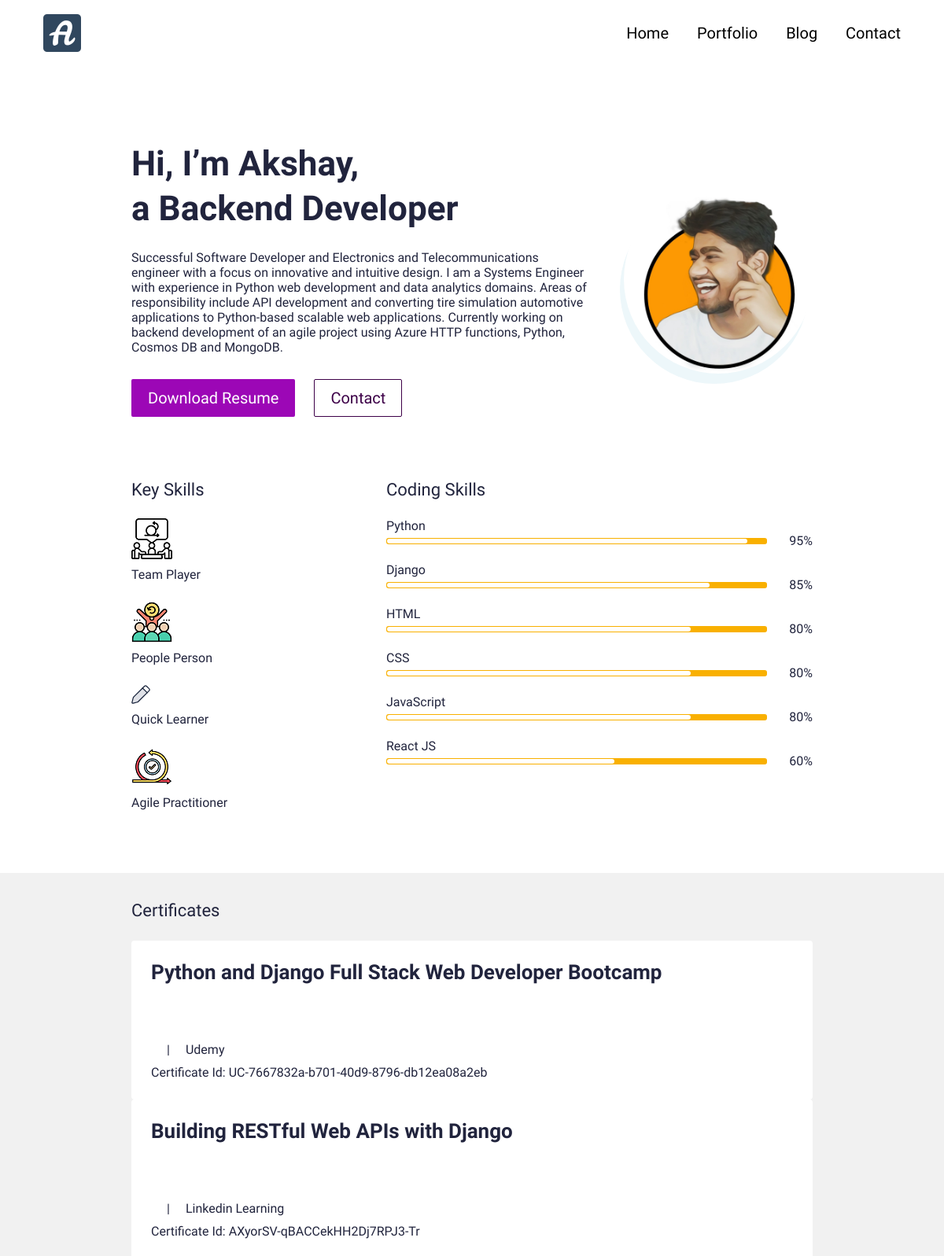
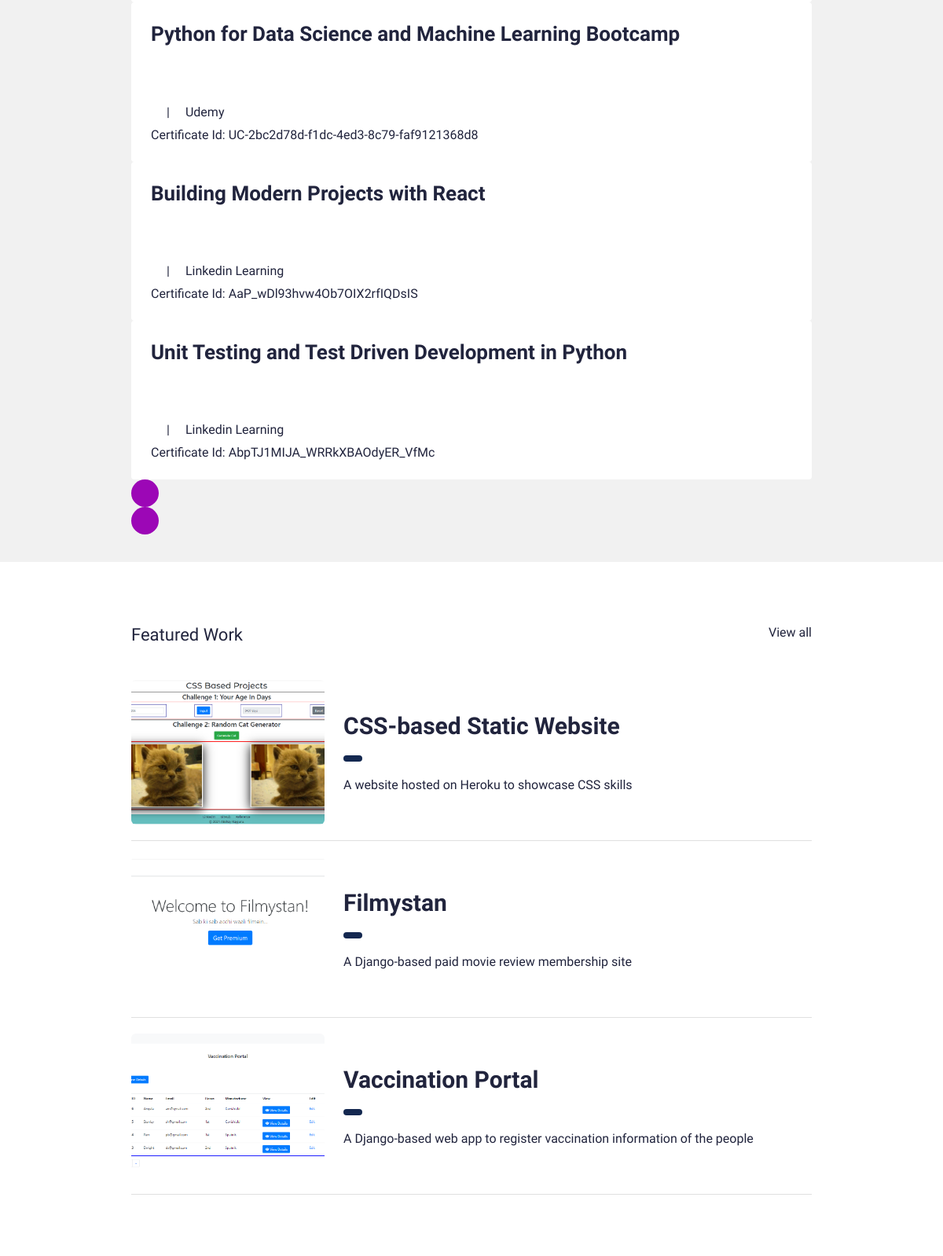
The page / (upper part) on the database its author committed (2 pictures, top to bottom).
### resumeapp/models.py (models this page shows, shortened)
class UserProfile(models.Model):
    class Meta:
        verbose_name_plural = 'User Profiles'
        verbose_name = 'User Profile'
    user = models.OneToOneField(User, on_delete=models.CASCADE)
    avatar = models.ImageField(blank=True, null=True, upload_to="avatar")
    title = models.CharField(max_length=200, blank=True, null=True)
    bio = models.TextField(blank=True, null=True)
    skills = models.ManyToManyField(Skill, blank=True)
    cv = models.FileField(blank=True, null=True, upload_to="cv")

class Skill(models.Model):
    class Meta:
        verbose_name_plural = 'Skills'
        verbose_name = 'Skill'
    name = models.CharField(max_length=20, blank=True, null=True)
    score = models.IntegerField(default=80, blank=True, null=True)
    image = models.FileField(blank=True, null=True, upload_to="skills")
    is_key_skill = models.BooleanField(default=False)

class Certificate(models.Model):
    class Meta:
        verbose_name_plural = 'Certificates'
        verbose_name = 'Certificate'
    date = models.DateTimeField(blank=True, null=True)
    name = models.CharField(max_length=50, blank=True, null=True)
    title = models.CharField(max_length=200, blank=True, null=True)
    description = models.CharField(max_length=500, blank=True, null=True)
    is_active = models.BooleanField(default=True)

class Portfolio(models.Model):
    class Meta:
        verbose_name_plural = 'Portfolio Profiles'
        verbose_name = 'Portfolio'
        ordering = ["name"]
    date = models.DateTimeField(blank=True, null=True)
    name = models.CharField(max_length=200, blank=True, null=True)
    description = models.CharField(max_length=500, blank=True, null=True)
    body = RichTextField(blank=True, null=True)
    image = models.ImageField(blank=True, null=True, upload_to="portfolio")
    slug = models.SlugField(null=True, blank=True)
    is_active = models.BooleanField(default=True)

### resumeapp/views.py (the view)
# urls.py: path('', views.IndexView.as_view(), name="home"),
class IndexView(generic.TemplateView):
	template_name = "main/index.html"
	def get_context_data(self, **kwargs):
		context = super().get_context_data(**kwargs)
		testimonials = Testimonial.objects.filter(is_active=True)
		certificates = Certificate.objects.filter(is_active=True)
		blogs = Blog.objects.filter(is_active=True)
		portfolio = Portfolio.objects.filter(is_active=True)
		context["testimonials"] = testimonials
		context["certificates"] = certificates
		context["blogs"] = blogs
		context["portfolio"] = portfolio
		return context

### resumeproj/context_processors.py (called while the page is built)
def project_context(request):
	context = {
		'me': User.objects.first(),
	}
	return context

### resumeapp/templates/main/index.html (shortened to what this page needs)
{% extends 'main/base.html' %}
{% load static %}
{% block content %}
<section>
  <div class="bannerSection">
    <div class="container">
      <div class="row g-4 g-md-3  align-items-center">
        <div class="col-md-auto order-md-last">
          <div class="bannerUserImg">
            <img src="{{me.userprofile.avatar.url}}" alt="{{me.first_name|title}} {{me.last_name|title}} avatar">
          </div>
        </div>
        <div class="col-md">
          <div class="bannerContent">
            <h1 class="xlTitle pb-3">Hi, I’m {{me.first_name|title}}, <br> a {{me.userprofile.title}} </br></h1>
            <p>{{me.userprofile.bio}}</p>
            <div class="bannerBtnCol">
              <div class="row">
                <div class="col-auto">
                  <a download href="{{me.userprofile.cv.url}}" class="btn btnPrimary">Download Resume</a>
                </div>
                <div class="col-auto">
                  <a href="{% url 'resumeapp:contact' %}" class="btn btnOutline">Contact</a>
                </div>
              </div>
            </div>
          </div>
        </div>
      </div>
    </div>
  </div>
</section>
<section>
  <div class="sectionSpace pt-0">
    <div class="container">
      <div class="row">
        <div class="col-md-auto">
          <div class="keySkillCol">
            <h4 class="smTitle pb-3">Key Skills</h4>
            {% for sk in me.userprofile.skills.all %}
            {% if sk.is_key_skill %}
            <div class="keySkillCard">
              {% if sk.image %}
              <div class="ksIconCol">
                <img src="{{sk.image.url}}" alt="...">
              </div>
              {% endif %}
              <span class="ksText">{{sk.name}}</span>
            </div>
            {% endif %}
            {% endfor %}
          </div>
        </div>
        <div class="col-md">
          <h4 class="smTitle pb-3">Coding Skills</h4>
          <div class="progressCol">
            <div class="progressCard">
              {% for sk in me.userprofile.skills.all %}
              {% if not sk.is_key_skill %}
              <div class="progressCol">
                <span class="progressLbl">{{sk.name}}</span>
                <div class="row g-2 align-items-center">
                  <div class="col">
                    <div class="progress progressStyle">
                      <div class="progress-bar" role="progressbar" style="width: {{sk.score}}%" aria-valuenow="{{sk.score}}" aria-valuemin="0" aria-valuemax="100"></div>
                    </div>
                  </div>
                  <div class="col-auto">
                    <span class="pLbl">{{sk.score}}%</span>
                  </div>
                </div>
              </div>
              {% endif %}
              {% endfor %}
            </div>
          </div>
        </div>
      </div>
    </div>
  </div>
</section>
<section>
  <div class="sectionSpaceSm lightBg">
    <div class="container">
      <div class="row pb-3">
        <div class="col">
          <h4 class="smText regular">Certificates</h4>
        </div>
      </div>
      <div class="sliderOuter">
        <div class="swiper certificatesSlider">
          <div class="swiper-wrapper">
            {% for c in certificates %}
            {% if c.is_active %}
            <div class="swiper-slide">
              <div class="cardStyle1">
                <h4 class="mdTitle cs1Title">
                  <a href="javascript:void(0)">{{c.title}}</a>
                </h4>
                <ul class="cardOptionCol">
                  <li>{{c.name|title}}</li>
                </ul>
                <p>{{c.description}}</p>
              </div>
            </div>
            {% endif %}
            {% endfor %}
          </div>
        </div>
        <div class="cert-swiper-button-next swiper-button-next swiperBtnStyle"></div>
        <div class="cert-swiper-button-prev swiper-button-prev swiperBtnStyle"></div>
      </div>
    </div>
  </div>
</section>
<section>
  <div class="sectionSpace">
    <div class="container">
      <div class="portfolioCol">
        <div class="row pb-3">
          <div class="col">
            <h4 class="smText regular">Featured Work</h4>
          </div>
          <div class="col-auto">
            <a href="{% url 'resumeapp:portfolios' %}" class="simpleLink">View all</a>
          </div>
        </div>
        {% for p in portfolio %}
        {% if p.is_active %}
        <div class="portfolioCard">
          <div class="row g-4 align-items-center">
            <div class="col-md-auto">
              <div class="portfolioImgCol">
                <a href="{% url 'resumeapp:portfolio' slug=p.slug %}"><img src="{{p.image.url}}" alt="..."></a>
              </div>
            </div>
            <div class="col-md">
              <div class="portfolioContentCol">
                <h4 class="lgTitle"><a href="{% url 'resumeapp:portfolio' slug=p.slug %}">{{p.name}}</a></h4>
                <ul class="portfolioOption">
                  <li><span class="dateLbl">{{p.date.year}}</span></li>
                </ul>
                <p>{{p.description}}</p>
              </div>
            </div>
          </div>
        </div>
        {% endif %}
        {% endfor %}
      </div>
    </div>
  </div>
</section>
{% endblock %}

### resumeapp/static/css/style.css (style rules this page uses)
:root { --primaryColor: #9C07B6; --primaryDarkColor: #3D0048; --primaryHoverColor: #900AA8; --secondaryColor: #F9B000; --baseColor: #21243D; --baseFont: 'Heebo', sans-serif; --titleFont: 'Courier Prime', monospace; --regular: 400; --medium: 500; --bold: 700; --black: 900; --lightBg: #F1F1F1; }
html { scroll-behavior: smooth; }
body { font-family: var(--baseFont); color: var(--baseColor); line-height: normal; }
ul { margin: 0; padding: 0; list-style-type: none; }
img { max-width: 100%; }
a { color: inherit; }
a, .btn { -webkit-transition: all 300ms ease-in-out 0s; -o-transition: all 300ms ease-in-out 0s; transition: all 300ms ease-in-out 0s; text-decoration: none; }
.lightBg { background-color: var(--lightBg); }
.btn { font-size: 20px; font-weight: var(--medium); padding: 8px 20px; border-radius: 2px; }
.btnPrimary { background-color: var(--primaryColor); color: var(--bs-white); }
.btnOutline { border: 1px solid var(--primaryDarkColor); color: var(--primaryDarkColor); }
.xlTitle { font-size: 44px; line-height: 1.3; font-weight: var(--bold); font-family: var(--titleFont) }
.lgTitle { font-size: 30px; line-height: normal; font-weight: var(--bold); font-family: var(--titleFont) }
.mdTitle { font-size: 26px; line-height: normal; font-weight: var(--bold); font-family: var(--titleFont) }
.smTitle { font-size: 22px; line-height: normal; font-weight: var(--regular); font-family: var(--titleFont) }
.smText { font-size: 22px; }
.regular { font-weight: var(--regular); }
.bannerSection { padding: 180px 0 80px; }
.bannerUserImg { margin-left: 30px; width: 240px; height: 240px; border-radius: 50%; position: relative; }
.bannerUserImg img { width: 100%; height: 100%; -o-object-fit: cover; object-fit: cover; border-radius: 50%; position: relative; }
.bannerUserImg::before { content: ""; position: absolute; left: -5px; top: 13px; width: 100%; height: 100%; background-color: #EDF7FA; border-radius: 50%; }
.bannerBtnCol { padding-top: 15px; }
.sectionSpace { padding: 80px 0; }
.sectionSpaceSm { padding: 35px 0; }
.ksText { display: block; padding-top: 10px; }
.keySkillCard + .keySkillCard { padding-top: 25px; }
.keySkillCol { width: 300px; }
.pLbl { display: block; width: 50px; text-align: right; }
.progress.progressStyle { height: 8px; padding: 1px; background-color: var(--secondaryColor); border-radius: 3px; }
.progressStyle .progress-bar { background-color: #fff; border-radius: 3px; }
.progressCol + .progressCol { padding-top: 18px; }
.cardOptionCol > li { display: inline-block; vertical-align: middle; position: relative; }
.cardOptionCol > li + li { padding-left: 40px; }
.cardOptionCol > li + li::before { content: "|"; position: absolute; left: 16px; }
.cardOptionCol { padding: 5px 0 10px; }
.cardStyle1 { padding: 25px; background-color: var(--bs-white); border-radius: 4px; height: 100%; }
.cardStyle1 > p:last-child { margin-bottom: 0; }
.cs1Title { min-height: 90px; }
.dateLbl { display: inline-block; padding: 4px 12px; background-color: #142850; border-radius: 20px; color: #fff; font-size: 18px; line-height: 1; font-weight: var(--bold); }
.sliderOuter { position: relative; }
.sliderOuter .swiper-button-next.swiperBtnStyle { right: -50px; }
.sliderOuter .swiper-button-prev.swiperBtnStyle { left: -50px; }
.sliderOuter .swiper-slide { height: auto; }
.portfolioOption li { display: inline-block; padding-right: 20px; }
.portfolioOption { padding: 5px 0 16px; }
.portfolioContentCol > p:last-child { margin-bottom: 0; }
.portfolioImgCol img { border-radius: 6px; width: 246px; height: 184px; -o-object-fit: cover; object-fit: cover; }
.portfolioCard { padding: 20px 0; border-bottom: 1px solid #E0E0E0; }
.swiperBtnStyle { width: 35px; height: 35px; color: #fff; background-color: var(--primaryColor); border-radius: 50%; }
.swiper-button-next.swiperBtnStyle::after, .swiper-button-prev.swiperBtnStyle::after { font-size: 16px; }
.swiperBtnStyle.swiper-button-prev { left: 2px; }
.swiperBtnStyle.swiper-button-next { right: 2px; }
@media (min-width:992px) { .container, .container-lg, .container-md, .container-sm, .container-xl, .container-xxl { max-width: 890px; } }

### rows shown on the page
Skill: image (picture), name "Team Player"
Skill: image (picture), name "People Person"
Skill: image (picture), name "Quick Learner"
Skill: image (picture), name "Agile Practitioner"
Skill: name "Python", score "95"
Skill: name "Django", score "85"
Skill: name "HTML", score "80"
Skill: name "CSS", score "80"
Skill: name "JavaScript", score "80"
Skill: name "React JS", score "60"
Certificate: title "Python and Django Full Stack Web Developer Bootcamp", name "Udemy", description "Certificate Id: UC-7667832a-b701-40d9-8796-db12ea08a2eb"
Certificate: title "Building RESTful Web APIs with Django", name "Linkedin Learning", description "Certificate Id: AXyorSV-qBACCekHH2Dj7RPJ3-Tr"
Certificate: title "Python for Data Science and Machine Learning Bootcamp", name "Udemy", description "Certificate Id: UC-2bc2d78d-f1dc-4ed3-8c79-faf9121368d8"
Certificate: title "Building Modern Projects with React", name "Linkedin Learning", description "Certificate Id: AaP_wDl93hvw4Ob7OIX2rfIQDsIS"
Certificate: title "Unit Testing and Test Driven Development in Python", name "Linkedin Learning", description "Certificate Id: AbpTJ1MIJA_WRRkXBAOdyER_VfMc"
Portfolio: image (picture), name "CSS-based Static Website", description "A website hosted on Heroku to showcase CSS skills"
Portfolio: image (picture), name "Filmystan", description "A Django-based paid movie review membership site"
Portfolio: image (picture), name "Vaccination Portal", description "A Django-based web app to register vaccination information of the people"

### other values the page prints
{{ me.first_name|title }} "Akshay"
{{ me.userprofile.title }} "Backend Developer"
